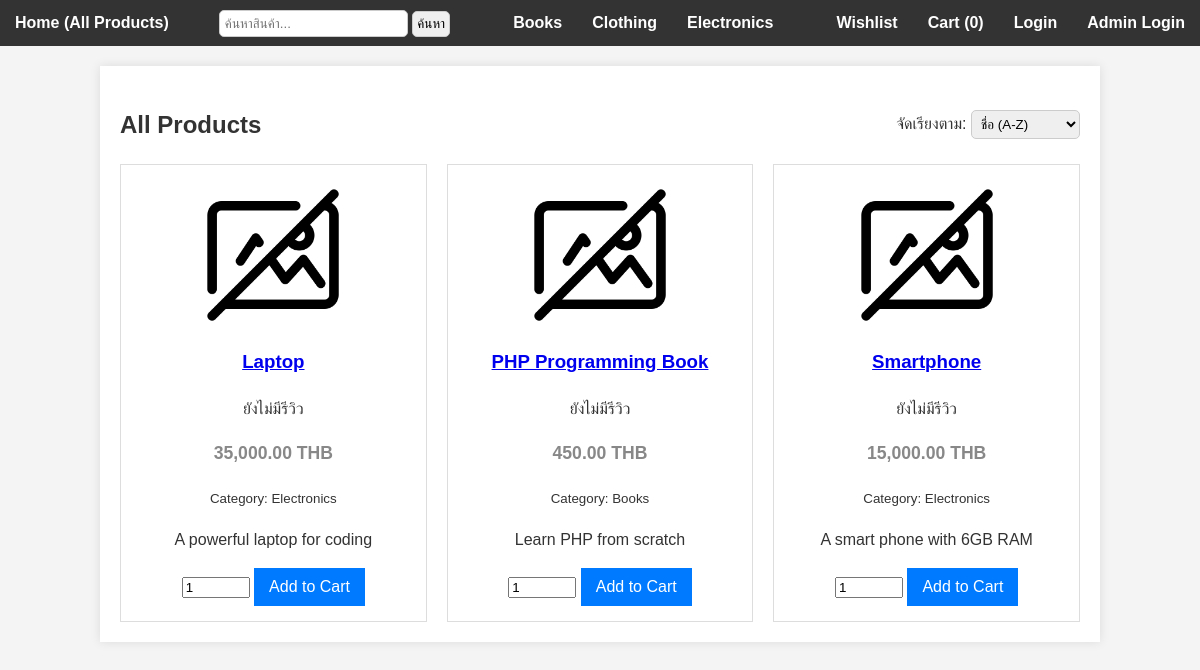
The page / on the database its author committed.
### tables this page shows
CREATE TABLE `categories` (
  `id` INT AUTO_INCREMENT PRIMARY KEY,
  `name` VARCHAR(100) NOT NULL
);

CREATE TABLE `products` (
  `id` INT AUTO_INCREMENT PRIMARY KEY,
  `category_id` INT NOT NULL,
  `name` VARCHAR(255) NOT NULL,
  `description` TEXT,
  `price` DECIMAL(10, 2) NOT NULL,
  `image_url` VARCHAR(255) DEFAULT 'images/no_photo.png',
  FOREIGN KEY (`category_id`) REFERENCES `categories`(`id`)
    ON DELETE CASCADE ON UPDATE CASCADE
);

### index.php (the view, shortened to what this page needs)
<?php
include 'db.php';
$categories_result = mysqli_query($db, "SELECT * FROM categories ORDER BY name");
$sort = $_GET['sort'] ?? '';
$order_sql = 'ORDER BY p.name ASC';
switch ($sort) {
    case 'name_asc':
    default:
        $order_sql = 'ORDER BY p.name ASC';
        break;
}
$sql = "SELECT
            p.*,
            c.name AS category_name,
            ROUND(AVG(r.rating),1) AS avg_rating,
            COUNT(r.id) AS review_count
        FROM products p
        JOIN categories c ON p.category_id = c.id
        LEFT JOIN reviews r ON p.id = r.product_id
        GROUP BY p.id
        $order_sql";
$products_result = mysqli_query($db, $sql);
?>
<!DOCTYPE html>
<html lang="th">
<head>
    <link rel="stylesheet" href="style.css">
</head>
<body>
    <?php include 'frontend_nav.php'; ?>
    <div class="container">
        <div class="product-header">
            <h2>All Products</h2>
            <form method="get" style="margin:0">
                <label>จัดเรียงตาม:</label>
                <select class="box" name="sort" onchange="this.form.submit()">
                    <option value="name_asc" <?= $sort == 'name_asc' ? 'selected' : '' ?>>ชื่อ (A-Z)</option>
                </select>
            </form>
        </div>
        <div class="product-grid">
            <?php while ($product = mysqli_fetch_assoc($products_result)): ?>
                <div class="product-card">
                    <a href="product_view.php?id=<?= $product['id']; ?>">
                        <img src="<?= htmlspecialchars($product['image_url']); ?>"
                            alt="<?= htmlspecialchars($product['name']); ?>">
                    </a>
                    <h3>
                        <a href="product_view.php?id=<?= $product['id']; ?>">
                            <?= htmlspecialchars($product['name']); ?>
                        </a>
                    </h3>
                    <?php if ($product['review_count'] > 0): ?>
                        <p>คะแนนเฉลี่ย: <?= $product['avg_rating']; ?>/5 (<?= $product['review_count']; ?> รีวิว)</p>
                    <?php else: ?>
                        <p>ยังไม่มีรีวิว</p>
                    <?php endif; ?>
                    <p class="price"><?php echo number_format($product['price'], 2); ?> THB</p>
                    <p><small>Category: <?php echo htmlspecialchars($product['category_name']); ?></small></p>
                    <p><?php echo htmlspecialchars($product['description']); ?></p>
                    <form action="cart_process.php" method="POST">
                        <input type="number" name="quantity" value="1" min="1"
                            max="<?php echo $product['stock']; ?>" style="width: 60px;">
                        <button type="submit" name="add_to_cart" class="btn">Add to Cart</button>
                    </form>
                </div>
            <?php endwhile; ?>
        </div>
    </div>
</body>
</html>

### frontend_nav.php (shortened to what this page needs)
<nav>
    <ul>
        <li style="float: left;"><a href="index.php">Home (All Products)</a></li>
        <li style="float: left;">
            <form action="search.php" method="get" style="display:inline-block; margin-left:20px;">
                <input class="box" type="text" name="query" placeholder="ค้นหาสินค้า..." required>
                <button class="search-box" type="submit">ค้นหา</button>
            </form>
        </li>
        <?php
        if (isset($categories_result)) {
            mysqli_data_seek($categories_result, 0);
            while ($cat = mysqli_fetch_assoc($categories_result)) {
                echo '<li><a href="category.php?id=' . $cat['id'] . '">' . htmlspecialchars($cat['name']) . '</a></li>';
            }
        }
        $cart_count = 0;
        if (isset($_SESSION['user'])):
        ?>
            <li style="float: right;"><a href="profile.php">Profile</a></li>
            <li style="float: right;"><a href="cart_view.php">Cart (<?php echo $cart_count; ?>)</a></li>
            <li style="float: right;"><a href="my_orders.php">History</a></li>
            <li style="float: right;"><a href="my_wishlist.php">Wishlist</a></li>
        <?php else: ?>
            <li style="float: right;"><a href="admin/index.php" target="_blank">Admin Login</a></li>
            <li style="float: right;"><a href="login.php">Login</a></li>
            <li style="float: right;"><a href="cart_view.php">Cart (<?php echo $cart_count; ?>)</a></li>
            <li style="float: right;"><a href="my_wishlist.php">Wishlist</a></li>
        <?php endif; ?>
    </ul>
</nav>

### style.css (style rules this page uses)
body { font-family: Arial, sans-serif; background-color: #f4f4f4; color: #333; line-height: 1.6; margin: 0; }
.container { width: 80%; margin: 20px auto; background: #fff; padding: 20px; box-shadow: 0 0 10px rgba(0, 0, 0, 0.1); }
nav { background: #333; color: #fff; padding: 10px 0; }
nav ul { list-style: none; padding: 0; margin: 0; text-align: center; }
nav ul li { display: inline; margin: 0 15px; }
nav ul li a { color: #fff; text-decoration: none; font-weight: bold; }
.product-grid { display: grid; grid-template-columns: repeat(auto-fill, minmax(250px, 1fr)); gap: 20px; }
.product-card { border: 1px solid #ddd; padding: 15px; text-align: center; }
.product-card img { max-width: 100%; height: 150px; object-fit: cover; }
.product-card h3 { margin-top: 10px; }
.product-card .price { color: #888; font-size: 1.1em; font-weight: bold; }
.btn { display: inline-block; background: #007BFF; color: #fff; padding: 10px 15px; border: none; cursor: pointer; text-decoration: none; font-size: 1em; }
.product-header { display: flex; justify-content: space-between; align-items: center; }
.box { border: 1px solid #ccc; padding: 5px; border-radius: 5px; }
.search-box { border: 1px solid #ccc; padding: 4px; border-radius: 5px; }

### rows shown on the page
categories: name "Books"
categories: name "Clothing"
categories: name "Electronics"
products: image_url (placeholder picture), name "Laptop", price "35,000.00", category.name "Electronics", description "A powerful laptop for coding"
products: image_url (placeholder picture), name "PHP Programming Book", price "450.00", category.name "Books", description "Learn PHP from scratch"
products: image_url (placeholder picture), name "Smartphone", price "15,000.00", category.name "Electronics", description "A smart phone with 6GB RAM"

### other values the page prints
$cart_count "0"
